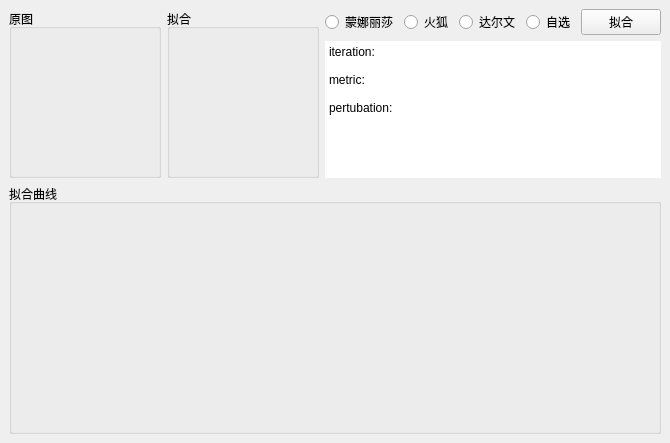
<?xml version="1.0" encoding="UTF-8"?>
<ui version="4.0">
 <class>MainWindow</class>
 <widget class="QMainWindow" name="MainWindow">
  <property name="geometry">
   <rect>
    <x>0</x>
    <y>0</y>
    <width>667</width>
    <height>439</height>
   </rect>
  </property>
  <property name="windowTitle">
   <string>几何拟合</string>
  </property>
  <widget class="QWidget" name="centralwidget">
   <layout class="QVBoxLayout" name="verticalLayout">
    <item>
     <layout class="QHBoxLayout" name="horizontalLayout">
      <item>
       <widget class="QGroupBox" name="groupBox_reference">
        <property name="title">
         <string>原图</string>
        </property>
        <layout class="QGridLayout" name="gridLayout_2">
         <item row="0" column="0">
          <widget class="QLabel" name="label_reference">
           <property name="minimumSize">
            <size>
             <width>128</width>
             <height>128</height>
            </size>
           </property>
           <property name="alignment">
            <set>Qt::AlignmentFlag::AlignCenter</set>
           </property>
          </widget>
         </item>
        </layout>
       </widget>
      </item>
      <item>
       <widget class="QGroupBox" name="groupBox_approx">
        <property name="title">
         <string>拟合</string>
        </property>
        <layout class="QGridLayout" name="gridLayout_3">
         <item row="0" column="0">
          <widget class="QLabel" name="label_approx">
           <property name="minimumSize">
            <size>
             <width>128</width>
             <height>128</height>
            </size>
           </property>
           <property name="alignment">
            <set>Qt::AlignmentFlag::AlignCenter</set>
           </property>
          </widget>
         </item>
        </layout>
       </widget>
      </item>
      <item>
       <layout class="QVBoxLayout" name="verticalLayout_2">
        <item>
         <layout class="QHBoxLayout" name="horizontalLayout_radio">
          <item>
           <widget class="QRadioButton" name="radioButton_monalisa">
            <property name="cursor">
             <cursorShape>PointingHandCursor</cursorShape>
            </property>
            <property name="text">
             <string>蒙娜丽莎</string>
            </property>
           </widget>
          </item>
          <item>
           <widget class="QRadioButton" name="radioButton_firefox">
            <property name="cursor">
             <cursorShape>PointingHandCursor</cursorShape>
            </property>
            <property name="text">
             <string>火狐</string>
            </property>
           </widget>
          </item>
          <item>
           <widget class="QRadioButton" name="radioButton_darwin">
            <property name="cursor">
             <cursorShape>PointingHandCursor</cursorShape>
            </property>
            <property name="text">
             <string>达尔文</string>
            </property>
           </widget>
          </item>
          <item>
           <widget class="QRadioButton" name="radioButton_custom">
            <property name="cursor">
             <cursorShape>PointingHandCursor</cursorShape>
            </property>
            <property name="text">
             <string>自选</string>
            </property>
           </widget>
          </item>
          <item>
           <widget class="QPushButton" name="pushButton_fit">
            <property name="text">
             <string>拟合</string>
            </property>
           </widget>
          </item>
         </layout>
        </item>
        <item>
         <widget class="QPlainTextEdit" name="plainTextEdit_log">
          <property name="frameShape">
           <enum>QFrame::Shape::NoFrame</enum>
          </property>
          <property name="readOnly">
           <bool>true</bool>
          </property>
          <property name="plainText">
           <string>iteration:

metric:

pertubation:</string>
          </property>
         </widget>
        </item>
       </layout>
      </item>
     </layout>
    </item>
    <item>
     <widget class="QGroupBox" name="groupBox_plot">
      <property name="minimumSize">
       <size>
        <width>0</width>
        <height>250</height>
       </size>
      </property>
      <property name="title">
       <string>拟合曲线</string>
      </property>
      <layout class="QGridLayout" name="gridLayout_4">
       <item row="1" column="0">
        <widget class="QWidget" name="widget" native="true"/>
       </item>
      </layout>
     </widget>
    </item>
   </layout>
  </widget>
 </widget>
 <resources/>
 <connections/>
</ui>
